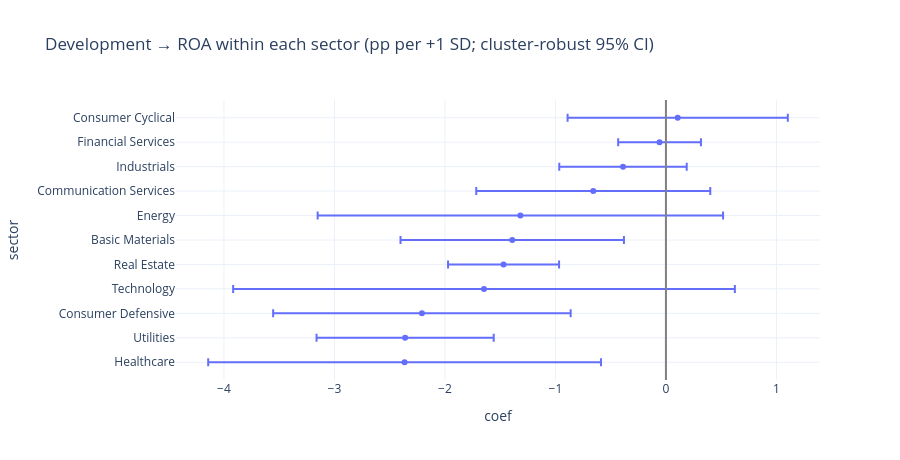

The notebook cell saved with this chart:
### Markdown cell above
**Within each sector:** is the negative development–ROA link a general one, or driven by a few sectors (for example banks)?

### Code cell
rows = []
for sct, d in fy.dropna(subset=["roa_pp", "dev_z", "size_rank"]).groupby("sector"):
    if d.iso3.nunique() < 10:
        continue
    m = fit_cluster("roa_pp ~ dev_z + size_rank + C(fiscal_year)", d); ci = m.conf_int().loc["dev_z"]
    rows.append({"sector": sct, "coef": m.params["dev_z"], "ci_low": ci[0], "ci_high": ci[1], "countries": d.iso3.nunique(), "firm-years": len(d)})
bysec = pd.DataFrame(rows).sort_values("coef")
fig = px.scatter(bysec, x="coef", y="sector", error_x=bysec.ci_high - bysec.coef, error_x_minus=bysec.coef - bysec.ci_low, hover_data=["countries", "firm-years"],
                 title="Development → ROA within each sector (pp per +1 SD; cluster-robust 95% CI)")
fig.add_vline(x=0, line_color="grey"); fig.update_layout(height=460); fig.show()
print(f"Negative in {(bysec.coef < 0).sum()} of {len(bysec)} sectors; CI excludes zero in {((bysec.ci_high < 0) | (bysec.ci_low > 0)).sum()}.")

### Figure 1 — Plotly figure (JSON) as saved in the notebook; plotly's stock layout.template omitted (floating-point values rounded to 4 significant figures)
{"data": [{"customdata": [[30, 850], [30, 750], [33, 1023], [30, 841], [31, 988], [30, 948], [30, 577], [30, 799], [33, 1240], [33, 1169], [33, 1024]], "error_x": {"array": [1.777, 0.8017, 1.346, 2.27, 0.5024, 1.011, 1.835, 1.059, 0.5767, 0.3744, 0.9964], "arrayminus": [1.777, 0.8017, 1.346, 2.27, 0.5024, 1.011, 1.835, 1.059, 0.5767, 0.3744, 0.9964]}, "hovertemplate": "coef=%{x}<br>sector=%{y}<br>countries=%{customdata[0]}<br>firm-years=%{customdata[1]}<extra></extra>", "legendgroup": "", "marker": {"color": "#636efa", "symbol": "circle"}, "mode": "markers", "name": "", "orientation": "h", "showlegend": false, "type": "scatter", "x": [-2.365, -2.36, -2.209, -1.647, -1.47, -1.391, -1.317, -0.6577, -0.3887, -0.05776, 0.1065], "xaxis": "x", "y": ["Healthcare", "Utilities", "Consumer Defensive", "Technology", "Real Estate", "Basic Materials", "Energy", "Communication Services", "Industrials", "Financial Services", "Consumer Cyclical"], "yaxis": "y"}], "layout": {"height": 460, "legend": {"tracegroupgap": 0}, "shapes": [{"line": {"color": "grey"}, "type": "line", "x0": 0, "x1": 0, "xref": "x", "y0": 0, "y1": 1, "yref": "y domain"}], "title": {"text": "Development → ROA within each sector (pp per +1 SD; cluster-robust 95% CI)"}, "xaxis": {"anchor": "y", "domain": [0, 1], "title": {"text": "coef"}}, "yaxis": {"anchor": "x", "domain": [0, 1], "title": {"text": "sector"}}}}
